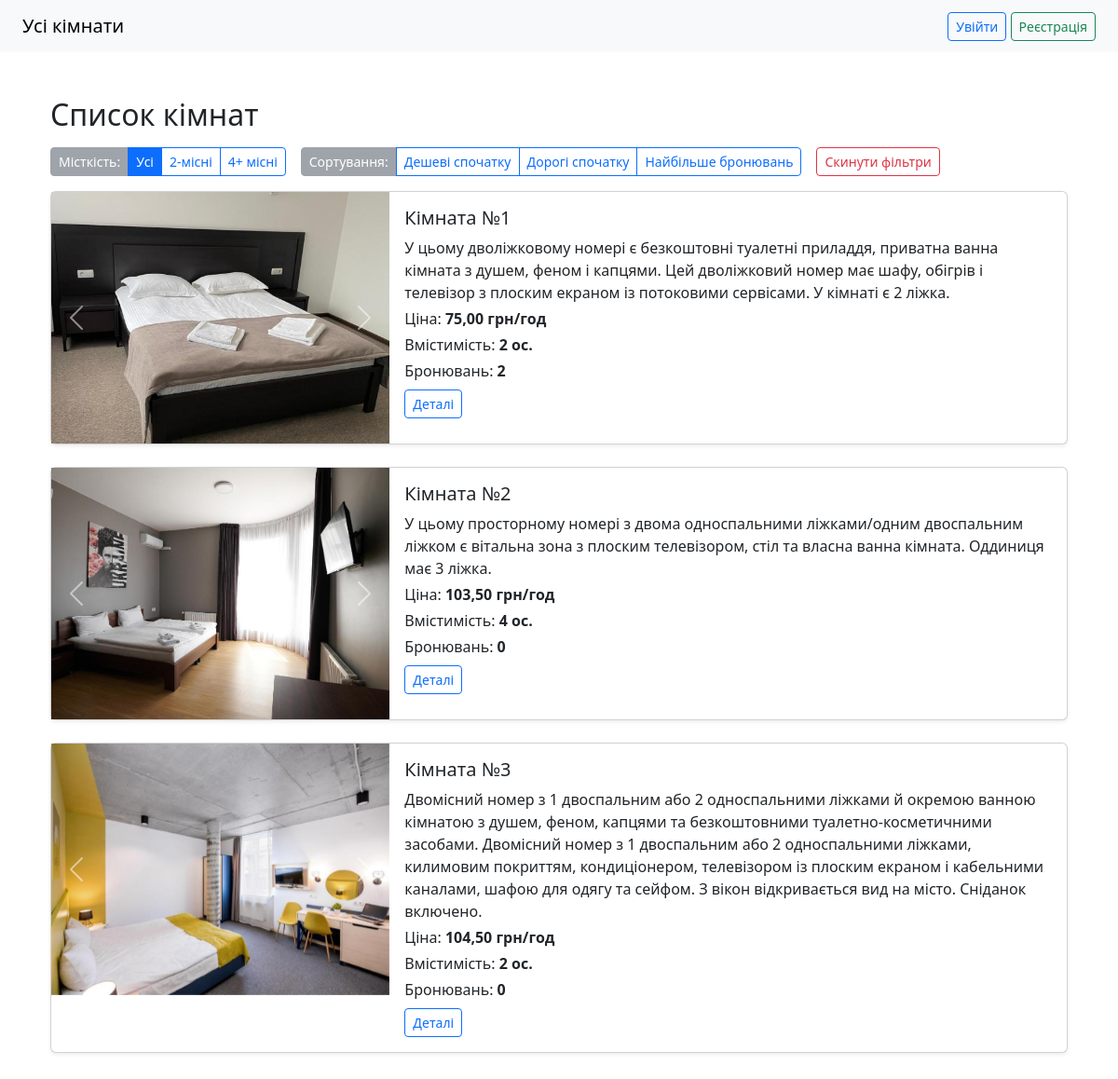
The page / on the database its author committed.
### booking/models.py (models this page shows, shortened)
class RoomImage(models.Model):
    room = models.ForeignKey(Room, on_delete = models.CASCADE, related_name = 'images')
    image = models.ImageField(upload_to = 'room_images/')
    class Meta:
        verbose_name = "Фото кімнати"
        verbose_name_plural = "Фото кімнат"

class Room(models.Model):
    number = models.PositiveIntegerField(unique = True)
    description = models.TextField(blank = True)
    capacity = models.PositiveIntegerField()
    price_per_hour = models.DecimalField(max_digits = 6, decimal_places = 2)
    is_active = models.BooleanField(default=True)
    class Meta:
        verbose_name = "Кімната"
        verbose_name_plural = "Кімнати"

### booking/views.py (the view)
# urls.py: path('', views.room_list, name='room_list'),
def room_list(request: HttpRequest):
    rooms = Room.objects.filter(is_active=True)
    capacity = request.GET.get('capacity')
    if capacity == '2':
        rooms = rooms.filter(capacity=2)
    elif capacity == '4plus':
        rooms = rooms.filter(capacity__gte=4)
    sort = request.GET.get('sort')
    if sort == 'cheap':
        rooms = rooms.order_by('price_per_hour')
    elif sort == 'expensive':
        rooms = rooms.order_by('-price_per_hour')
    elif sort == 'bookings':
        rooms = rooms.annotate(num_bookings=Count('bookings')).order_by('-num_bookings')
    else:
        rooms = rooms.annotate(num_bookings=Count('bookings'))
    return render(request, 'booking/room_list.html', {
        'rooms': rooms,
        'capacity': capacity,
        'sort': sort,
    })

### booking/templates/booking/room_list.html (shortened to what this page needs)
{% extends 'base.html' %}
{% block content %}
<div class="container py-4">
  <h2 class="mb-3">Список кімнат</h2>
  <div class="d-flex flex-wrap gap-3 mb-3 align-items-start">
    <div>
      <div class="btn-group" role="group" aria-label="Фільтр місткості">
        <span class="btn btn-sm btn-secondary disabled">Місткість:</span>
        <a href="{% url 'room_list' %}?{% if sort %}sort={{ sort }}&{% endif %}capacity=all"
           class="btn btn-sm {% if not capacity or capacity == 'all' %}btn-primary{% else %}btn-outline-primary{% endif %}">
          Усі
        </a>
        <a href="{% url 'room_list' %}?{% if sort %}sort={{ sort }}&{% endif %}capacity=2"
           class="btn btn-sm {% if capacity == '2' %}btn-primary{% else %}btn-outline-primary{% endif %}">
          2-місні
        </a>
        <a href="{% url 'room_list' %}?{% if sort %}sort={{ sort }}&{% endif %}capacity=4plus"
           class="btn btn-sm {% if capacity == '4plus' %}btn-primary{% else %}btn-outline-primary{% endif %}">
          4+ місні
        </a>
      </div>
    </div>
    <div>
      <div class="btn-group" role="group" aria-label="Сортування">
        <span class="btn btn-sm btn-secondary disabled">Сортування:</span>
        <a href="{% url 'room_list' %}?{% if capacity %}capacity={{ capacity }}&{% endif %}sort=cheap"
           class="btn btn-sm {% if sort == 'cheap' %}btn-primary{% else %}btn-outline-primary{% endif %}">
          Дешеві спочатку
        </a>
        <a href="{% url 'room_list' %}?{% if capacity %}capacity={{ capacity }}&{% endif %}sort=expensive"
           class="btn btn-sm {% if sort == 'expensive' %}btn-primary{% else %}btn-outline-primary{% endif %}">
          Дорогі спочатку
        </a>
        <a href="{% url 'room_list' %}?{% if capacity %}capacity={{ capacity }}&{% endif %}sort=bookings"
           class="btn btn-sm {% if sort == 'bookings' %}btn-primary{% else %}btn-outline-primary{% endif %}">
          Найбільше бронювань
        </a>
      </div>
    </div>
    <div>
      <a href="{% url 'room_list' %}" class="btn btn-sm btn-outline-danger">Скинути фільтри</a>
    </div>
  </div>
  {% for room in rooms %}
    <div class="card mb-4 shadow-sm">
      <div class="row g-0">
        <div class="col-md-4">
          {% if room.images.all %}
          <div id="carouselRoom{{ room.id }}" class="carousel slide" data-bs-ride="carousel">
            <div class="carousel-inner">
              {% for image in room.images.all %}
                <div class="carousel-item {% if forloop.first %}active{% endif %}">
                  <a href="{% url 'room' room.pk %}">
                    <img src="{{ image.image.url }}" class="d-block w-100" style="height: 270px; object-fit: cover;" alt="Фото кімнати">
                  </a>
                </div>
              {% endfor %}
            </div>
            {% if room.images.count > 1 %}
              <button class="carousel-control-prev" type="button" data-bs-target="#carouselRoom{{ room.id }}" data-bs-slide="prev">
                <span class="carousel-control-prev-icon" aria-hidden="true"></span>
              </button>
              <button class="carousel-control-next" type="button" data-bs-target="#carouselRoom{{ room.id }}" data-bs-slide="next">
                <span class="carousel-control-next-icon" aria-hidden="true"></span>
              </button>
            {% endif %}
          </div>
          {% else %}
            <div class="text-muted text-center" style="height: 200px; background-color: #f8f9fa; display: flex; align-items: center; justify-content: center;">
              <span>Без фото</span>
            </div>
          {% endif %}
        </div>
        <div class="col-md-8">
          <div class="card-body">
            <h5 class="card-title">Кімната №{{ room.number }}</h5>
            <p class="card-text mb-1">{{ room.description|default:"Без опису" }}</p>
            <p class="mb-1">Ціна: <strong>{{ room.price_per_hour }} грн/год</strong></p>
            <p class="mb-1">Вмістимість: <strong>{{ room.capacity }} ос.</strong></p>
            {% if room.num_bookings is not None %}
              <p class="mb-2">Бронювань: <strong>{{ room.num_bookings }}</strong></p>
            {% endif %}
            <a href="{% url 'room' room.pk %}" class="btn btn-sm btn-outline-primary">Деталі</a>
          </div>
        </div>
      </div>
    </div>
  {% empty %}
    <div class="alert alert-info">Немає доступних кімнат за вибраними фільтрами.</div>
  {% endfor %}
</div>
{% endblock %}

### rows shown on the page
Room: number "1", description "У цьому дволіжковому номері є безкоштовні туалетні приладдя, приватна ванна кімната з душем, феном і капцями. Цей дволіжковий номер має шафу, обігрів і телевізор з плоским екраном із потоковими сервісами. У кімнаті є 2 ліжка.", price_per_hour "75,00", capacity "2", num_bookings "2"
RoomImage: image (picture)
Room: number "2", description "У цьому просторному номері з двома односпальними ліжками/одним двоспальним ліжком є вітальна зона з плоским телевізором, стіл та власна ванна кімната. Оддиниця має 3 ліжка.", price_per_hour "103,50", capacity "4", num_bookings "0"
RoomImage: image (picture)
Room: number "3", description "Двомісний номер з 1 двоспальним або 2 односпальними ліжками й окремою ванною кімнатою з душем, феном, капцями та безкоштовними туалетно-косметичними засобами. Двомісний номер з 1 двоспальним або 2 односпальними ліжками, килимовим покриттям, кондиціонером, телевізором із плоским екраном і кабельними каналами, шафою для одягу та сейфом. З вікон відкривається вид на місто. Сніданок включено.", price_per_hour "104,50", capacity "2", num_bookings "0"
RoomImage: image (picture)
